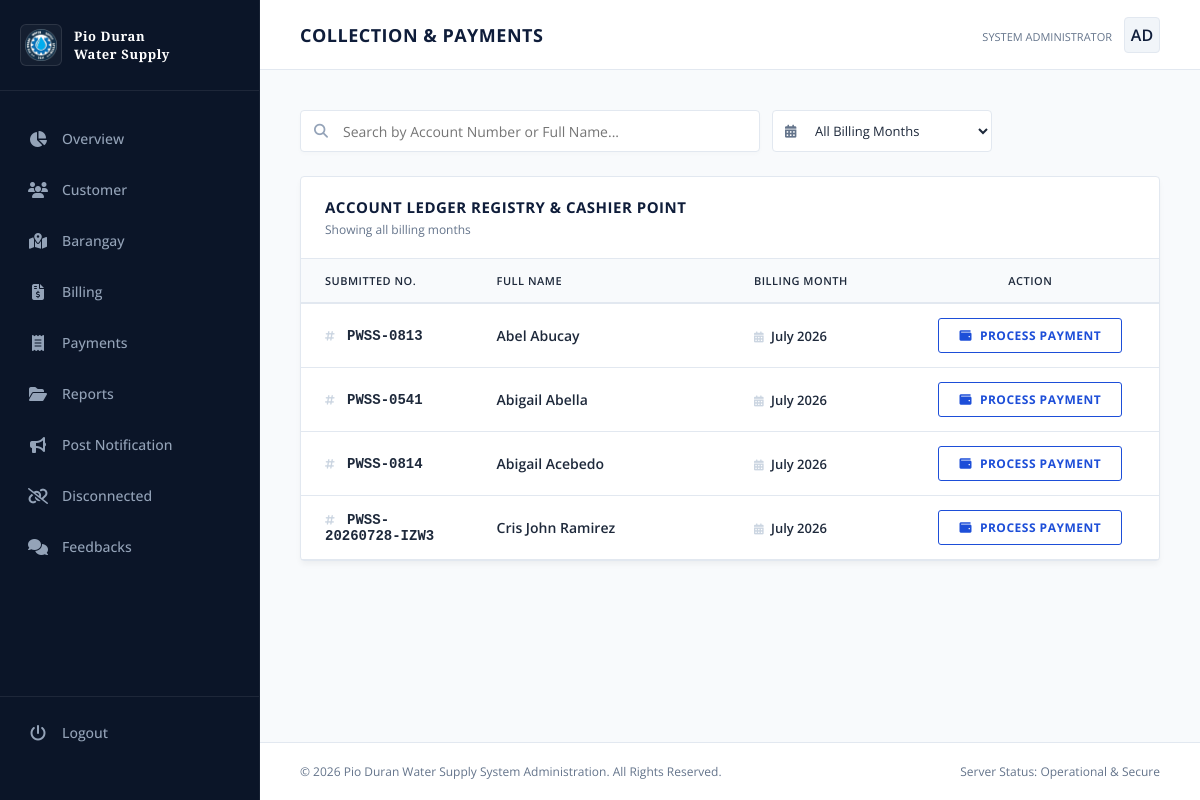
The page /pwss/payment/ (signed in) on the database as committed earlier.
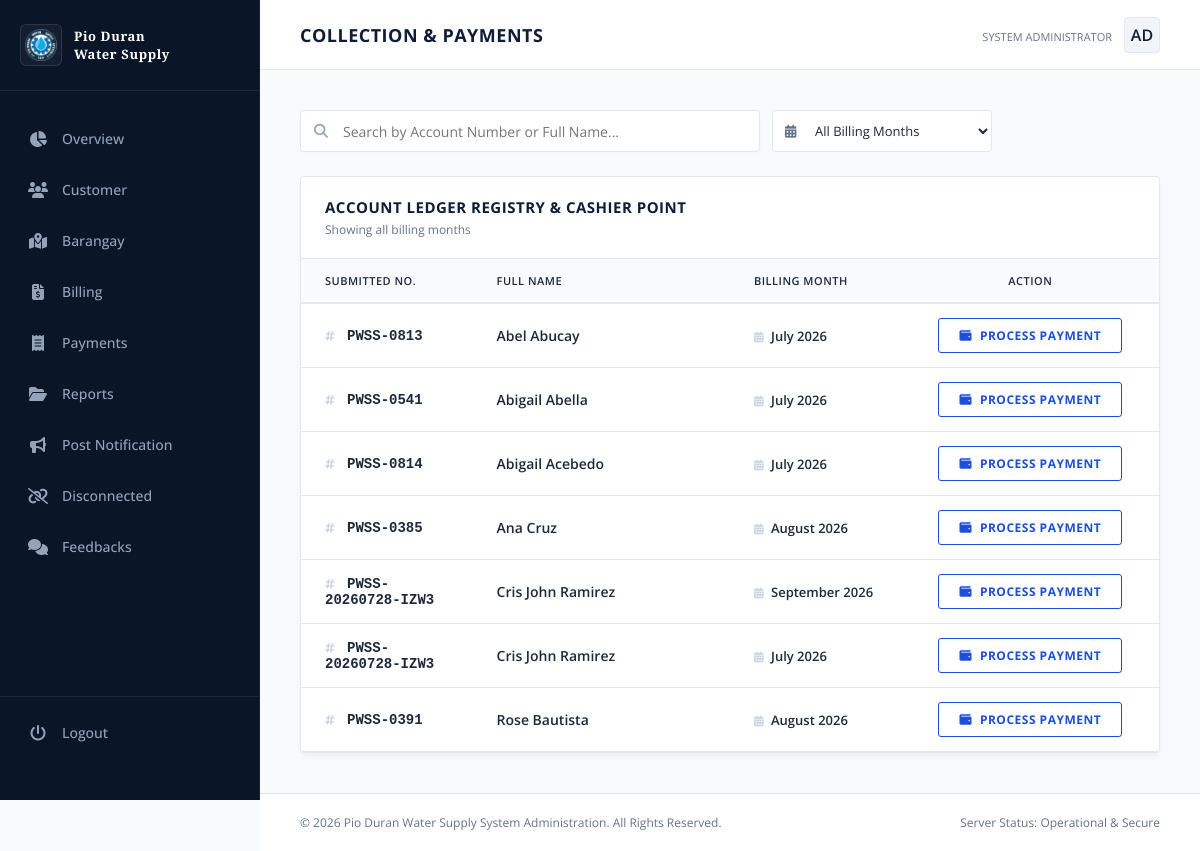
The same page on the database as committed later.
### core/models.py (models this page shows, shortened)
class Billing(models.Model):
    STATUS_CHOICES = (
        ('unpaid', 'Unpaid'),
        ('paid', 'Paid'),
    )
    customer = models.ForeignKey(
        Customer,
        on_delete=models.CASCADE,
        related_name="billings"
    )
    billing_month = models.DateField()
    previous_reading = models.DecimalField(
        max_digits=10,
        decimal_places=2
    )
    current_reading = models.DecimalField(
        max_digits=10,
        decimal_places=2,
        null=True,
        blank=True
    )
    consumption = models.DecimalField(
        max_digits=10,
        decimal_places=2,
        editable=False
    )
    rate_per_cubic = models.DecimalField(
        max_digits=10,
        decimal_places=2,
        default=Decimal("25.00")
    )
    connection_fee = models.DecimalField(
        max_digits=10,
        decimal_places=2,
        default=Decimal("0.00"),
        blank=True,
        null=True
    )
    reconnection_fee = models.DecimalField(
        max_digits=10,
        decimal_places=2,
        default=Decimal("0.00"),
        blank=True,
        null=True
    )
    violation_fee = models.DecimalField(
        max_digits=10,
        decimal_places=2,
        default=Decimal("0.00"),
        blank=True,
        null=True
    )
    penalty_fee = models.DecimalField(
        max_digits=10,
        decimal_places=2,
        default=Decimal("0.00"),
        blank=True,
        null=True
    )
    total_amount = models.DecimalField(
        max_digits=10,
        decimal_places=2,
        editable=False
    )
    due_date = models.DateField()
    status = models.CharField(
        max_length=20,
        choices=STATUS_CHOICES,
        default="unpaid"
    )
    created_at = models.DateTimeField(auto_now_add=True)
    def save(self, *args, **kwargs):
        self.consumption = self.current_reading - self.previous_reading
        connection = self.connection_fee or Decimal("0.00")
        reconnection = self.reconnection_fee or Decimal("0.00")
        violation = self.violation_fee or Decimal("0.00")
        penalty = self.penalty_fee or Decimal("0.00")
        self.total_amount = (
            (self.consumption * self.rate_per_cubic)
            + connection
            + reconnection
            + violation
            + penalty
        )
        super().save(*args, **kwargs)

### customer/models.py (models this page shows, shortened)
class Customer(models.Model):
    STATUS_CHOICES = (
        ("new", "New Applicant"),
        ("old", "Old Customer"),
    )
    user = models.OneToOneField(
        User,
        on_delete=models.CASCADE,
        related_name="customer_profile"
    )
    firstname = models.CharField(max_length=200)
    lastname = models.CharField(max_length=200)
    middlename = models.CharField(max_length=200)
    submitter_no = models.CharField(
        max_length=250,
        unique=True,
        blank=True,
        null=True
    )
    address = models.CharField(max_length=250)
    barangay = models.ForeignKey(
        Barangay,
        on_delete=models.PROTECT,
        related_name="customers"
    )
    status = models.CharField(
        max_length=20,
        choices=STATUS_CHOICES,
        default="new"
    )
    is_active = models.BooleanField(default=True)

### core/views.py (the view)
# urls.py: path('payment/', views.payment, name='payments'),
@login_required
def payment(request):
    today = timezone.localdate()
    billings = (
        Billing.objects
        .select_related("customer")
        .filter(status="unpaid")
        .order_by(
            "customer__firstname",
            "-billing_month"
        )
    )
    for bill in billings:
        if (
            bill.due_date < today
            and (bill.penalty_fee or Decimal("0.00"))
            == Decimal("0.00")
        ):
            bill.penalty_fee = (
                bill.rate_per_cubic
                * Decimal("0.10")
            )
            bill.save()
    billing_months = (
        Billing.objects
        .filter(status="unpaid")
        .values_list(
            "billing_month",
            flat=True
        )
        .distinct()
        .order_by("-billing_month")
    )
    return render(
        request,
        "admin/payments.html",
        {
            "billings": billings,
            "billing_months": billing_months,
        }
    )

### core/templates/admin/payments.html (shortened to what this page needs)
{% extends 'admin.html' %}
{% block content %}
<header class="top-navbar">
    <div class="page-title">
        <h1 id="current-view-title">Collection &amp; Payments</h1>
    </div>
    <div class="admin-profile">
        <div class="admin-info">
            <small>System Administrator</small>
        </div>
        <div class="admin-avatar">AD</div>
    </div>
</header>
<div class="workspace">
    <div class="action-bar">
        <div class="search-container">
            <input
                type="text"
                id="paymentSearchInput"
                placeholder="Search by Account Number or Full Name..."
                onkeyup="executeLivePaymentSearch()"
                autocomplete="off"
            >
        </div>
        <div class="month-filter-container">
            <select
                id="billingMonthFilter"
                onchange="executeLivePaymentSearch()"
            >
                <option value="ALL">All Billing Months</option>
            </select>
        </div>
    </div>
    <div class="data-section">
        <div class="section-header">
            <div>
                <h3>Account Ledger Registry &amp; Cashier Point</h3>
                <p
                    id="selectedMonthLabel"
                    style="
                        margin: 4px 0 0;
                        font-size: 12px;
                        color: var(--secondary-text);
                    "
                >
                </p>
            </div>
        </div>
        <div class="table-container">
            <table
                class="classic-table"
                id="paymentsTable"
            >
                <thead>
                    <tr>
                        <th style="width: 20%;">
                            Submitted No.
                        </th>
                        <th style="width: 30%;">
                            Full Name
                        </th>
                        <th style="width: 20%;">
                            Billing Month
                        </th>
                        <th style="width: 30%; text-align: center;">
                            Action
                        </th>
                    </tr>
                </thead>
                <tbody>
                    {% for bill in billings %}
                    <tr
                        data-billing-month="{{ bill.billing_month|date:'Y-m' }}"
                    >
                        <td class="account-cell">
                            <i class="fa-solid fa-hashtag field-icon"></i>
                            {{ bill.customer.submitter_no }}
                        </td>
                        <td class="font-semibold">
                            {{ bill.customer.firstname }}
                            {{ bill.customer.lastname }}
                        </td>
                        <td class="billing-month-cell">
                            <i class="fa-solid fa-calendar-days field-icon"></i>
                            {{ bill.billing_month|date:"F Y" }}
                        </td>
                        <td>
                            <div class="action-btn-group">
                                <a
                                    href="{% url 'process_payment' bill.id %}"
                                    class="btn-action process-pay"
                                >
                                    <i class="fa-solid fa-wallet"></i>
                                    Process Payment
                                </a>
                            </div>
                        </td>
                    </tr>
                    {% endfor %}
                </tbody>
            </table>
        </div>
    </div>
</div>
{% endblock %}

Rows that differ between the two databases and show on the page:
added Billing: customer.submitter_no "PWSS-0385", customer.firstname "Ana", customer.lastname "Cruz", billing_month "August 2026"
added Billing: customer.submitter_no "PWSS-20260728-IZW3", customer.firstname "Cris John", customer.lastname "Ramirez", billing_month "September 2026"
added Billing: customer.submitter_no "PWSS-0391", customer.firstname "Rose", customer.lastname "Bautista", billing_month "August 2026"
